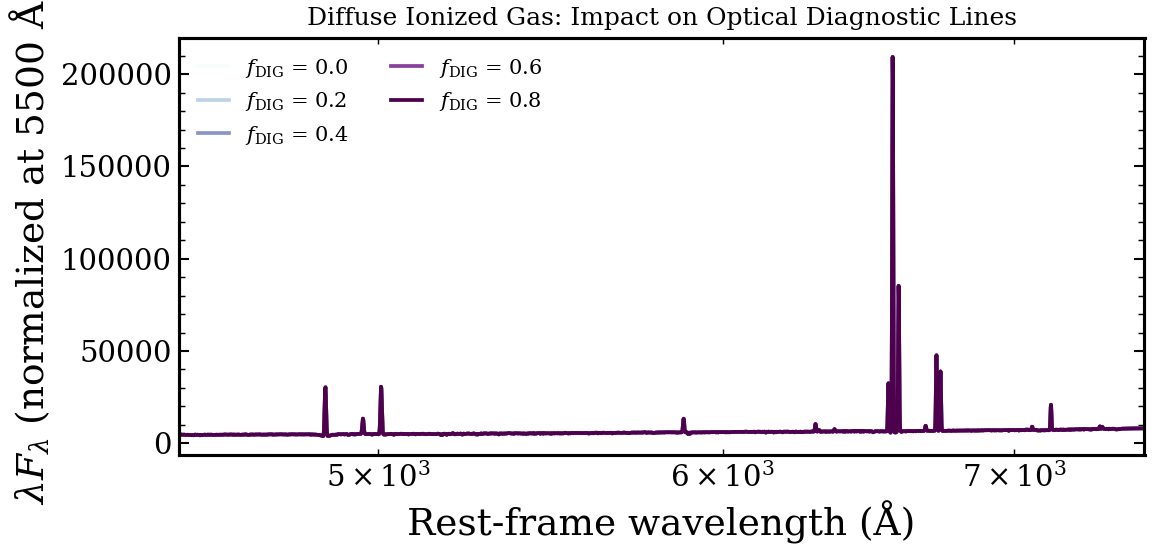

This figure's Python source:
"""
Diffuse Ionized Gas Fraction (f_DIG)
====================================

Diffuse ionized gas (DIG) has lower ionization parameter than HII regions.
When present, DIG shifts galaxies toward the LINER region on the BPT diagram
by suppressing [OIII] relative to [NII]. f_DIG = 0 is pure HII gas;
f_DIG = 1 is pure DIG.
"""

# sphinx_gallery_thumbnail_number = 1

from pathlib import Path

import jax
import jax.numpy as jnp
import matplotlib.pyplot as plt
import numpy as np

jax.config.update("jax_enable_x64", True)

from tengri import Fixed, Model, ParamSpec, Uniform, load_ssp_data
from tengri.plotting import SWEEP_CMAPS, setup_style, sweep_parameter

setup_style()


def _find_ssp():
    """Find SSP data file in standard locations."""
    name = "ssp_prsc_miles_chabrier_wNE_logGasU-3.0_logGasZ0.0.h5"
    for p in [
        Path("data") / name,
        Path("../data") / name,
        Path("../../data") / name,
        Path("../../../data") / name,
    ]:
        if p.exists():
            return str(p)
    return None


SSP_PATH = _find_ssp()
if SSP_PATH is None:
    raise FileNotFoundError("SSP data not found — skipping example")

ssp = load_ssp_data(SSP_PATH)

# --- Build model: young star-forming galaxy ---
spec = ParamSpec(
    sfh_tsnorm_log_peak_sfr=Fixed(1.0),
    sfh_tsnorm_peak_lbt_gyr=Fixed(0.5),  # Peak ~500 Myr ago (young)
    sfh_tsnorm_width_gyr=Fixed(0.3),
    sfh_tsnorm_skew=Fixed(0.2),
    sfh_tsnorm_trunc=Fixed(3.0),
    met_logzsol=Fixed(-0.3),  # Solar-ish
    dust_tau_bc=Fixed(0.0),  # No dust
    dust_tau_diff=Fixed(0.0),
    dust_slope=Fixed(-0.7),
    redshift=Fixed(0.1),
    neb_logU=Fixed(-3.0),  # Fixed ionization
    neb_logZ_gas=Fixed(-0.3),
    neb_dig_frac=Fixed(0.0),  # Will sweep this
    neb_dig_delta_logU=Fixed(-1.0),  # DIG is 1 dex lower in ionization
)
model = Model(spec, ssp)

# --- Sweep DIG fraction ---
values = [0.0, 0.2, 0.4, 0.6, 0.8]
fig, ax = sweep_parameter(
    model,
    "neb_dig_frac",
    values,
    cmap="BuPu",
    label_fmt=r"$f_{{\mathrm{{DIG}}}}$ = {:.1f}",
    wave_range=(4500, 7500),
)
ax.set_title("Diffuse Ionized Gas: Impact on Optical Diagnostic Lines", fontsize=12)
ax.set_ylabel(r"$\lambda F_\lambda$ (normalized at 5500 Å)")
plt.tight_layout()
plt.savefig("plot_dig_frac_sweep.png", dpi=150, bbox_inches="tight")
plt.show()
